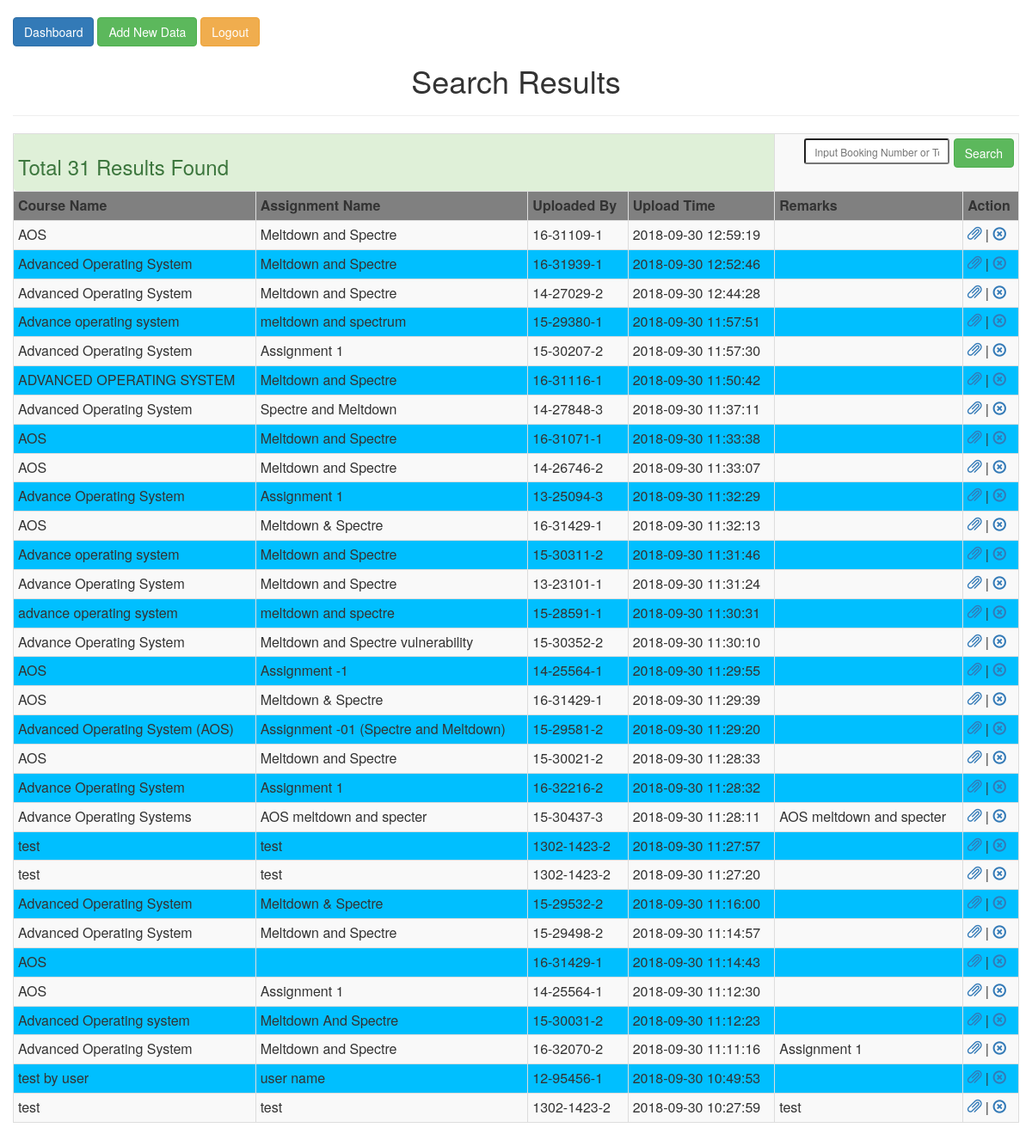
Screenshot of /search.php (signed in) with the database file from the repository.
### tables this page shows
CREATE TABLE `info` (
  `id` int(11) NOT NULL,
  `coursename` text NOT NULL,
  `assignmentname` text NOT NULL,
  `file_link` text NOT NULL,
  `remarks` text,
  `uploaded_at` datetime NOT NULL DEFAULT CURRENT_TIMESTAMP,
  `uploaded_by` text NOT NULL,
  `deleted_at` datetime DEFAULT NULL
);

### search.php (the view, shortened to what this page needs)
<?php
if (!(isset($_SESSION['aiubid']))){
    header("location:index.php");
}
else {
    require_once("config.php");
    $sterm=$_GET['search'];
  	$sql = "SELECT * FROM info where deleted_at is NULL and (coursename LIKE '%$sterm%' or assignmentname LIKE '%$sterm%' or uploaded_by LIKE '%$sterm%' ) order by id DESC";
	$rs_result = mysqli_query ($conn,$sql);
	$totalres=mysqli_num_rows($rs_result);
}
?>
<html>
<head>
    <link rel="stylesheet" href="css.css">
        <link rel="stylesheet" href="css/bootstrap.min.css">
</head>
<body class="container-fluid">
<br>
<a href="admin.php"> <span class="btn btn-primary">Dashboard</span></a>
<a href="add.php"> <span class="btn btn-success">Add New Data</span></a>
<a href="logout.php"><span class="btn btn-warning">Logout</span></a>
<center><h1>Search Results</h1></center><hr>
<table class="table table-striped table-bordered table-condensed">
<tr>
<td colspan="4" class="alert alert-success">
	<?php echo "<h3>Total ".$totalres." Results Found</h3>";?>
</td>
<td colspan="4">
<form method="get" action="search.php" style="float:right">
<input type="text" name="search" placeholder="Input Booking Number or Tour Details or Operator Name" class="input-sm"/>
<input type="submit" value="Search" class="btn btn-success"/>
</form>
</td>
</tr>
    <tr>
        <th>Course Name</th>
        <th>Assignment Name</th>
        <th>Uploaded By</th>
        <th>Upload Time</th>
        <th>Remarks</th>
        <th>Action</th>
    </tr>
    <?php
    while($res=mysqli_fetch_array($rs_result)) {
        echo "<tr>";
        echo "<td>".$res['coursename']."</td>";
        echo "<td>".$res['assignmentname']."</td>";
        echo "<td>".$res['uploaded_by']."</td>";
        echo "<td>".$res['uploaded_at']."</td>";
        echo "<td>".$res['remarks']."</td>";
        echo "<td><a href=./".$res['file_link']." target='_blank'><span class='glyphicon glyphicon-paperclip'></span></a> | <a href=\"delete.php?id=$res[id]\" onClick=\"return confirm('Are you sure you want to delete?')\"><span class='glyphicon glyphicon-remove-circle'></span></a></td>";
    }
    ?>
</table>
</body>
</html>

### css.css (style rules this page uses)
tr:nth-child(odd) { background: #58D3F7; }
tr:nth-child(even) { background: #00BFFF; }
th { background:grey; }

### rows the page displays
info: coursename "AOS", assignmentname "Meltdown and Spectre", uploaded_by "16-31109-1", uploaded_at "2018-09-30 12:59:19"
info: coursename "Advanced Operating System", assignmentname "Meltdown and Spectre", uploaded_by "16-31939-1", uploaded_at "2018-09-30 12:52:46"
info: coursename "Advanced Operating System", assignmentname "Meltdown and Spectre", uploaded_by "14-27029-2", uploaded_at "2018-09-30 12:44:28"
info: coursename "Advance operating system", assignmentname "meltdown and spectrum", uploaded_by "15-29380-1", uploaded_at "2018-09-30 11:57:51"
info: coursename "Advanced Operating System", assignmentname "Assignment 1", uploaded_by "15-30207-2", uploaded_at "2018-09-30 11:57:30"
info: coursename "ADVANCED OPERATING SYSTEM", assignmentname "Meltdown and Spectre", uploaded_by "16-31116-1", uploaded_at "2018-09-30 11:50:42"
info: coursename "Advanced Operating System", assignmentname "Spectre and Meltdown", uploaded_by "14-27848-3", uploaded_at "2018-09-30 11:37:11"
info: coursename "AOS", assignmentname "Meltdown and Spectre", uploaded_by "16-31071-1", uploaded_at "2018-09-30 11:33:38"
info: coursename "AOS", assignmentname "Meltdown and Spectre", uploaded_by "14-26746-2", uploaded_at "2018-09-30 11:33:07"
info: coursename "Advance Operating System", assignmentname "Assignment 1", uploaded_by "13-25094-3", uploaded_at "2018-09-30 11:32:29"
info: coursename "AOS", assignmentname "Meltdown & Spectre", uploaded_by "16-31429-1", uploaded_at "2018-09-30 11:32:13"
info: coursename "Advance operating system", assignmentname "Meltdown and Spectre", uploaded_by "15-30311-2", uploaded_at "2018-09-30 11:31:46"
info: coursename "Advance Operating System", assignmentname "Meltdown and Spectre", uploaded_by "13-23101-1", uploaded_at "2018-09-30 11:31:24"
info: coursename "advance operating system", assignmentname "meltdown and spectre", uploaded_by "15-28591-1", uploaded_at "2018-09-30 11:30:31"
info: coursename "Advance Operating System", assignmentname "Meltdown and Spectre vulnerability", uploaded_by "15-30352-2", uploaded_at "2018-09-30 11:30:10"
info: coursename "AOS", assignmentname "Assignment -1", uploaded_by "14-25564-1", uploaded_at "2018-09-30 11:29:55"
info: coursename "AOS", assignmentname "Meltdown & Spectre", uploaded_by "16-31429-1", uploaded_at "2018-09-30 11:29:39"
info: coursename "Advanced Operating System (AOS)", assignmentname "Assignment -01 (Spectre and Meltdown)", uploaded_by "15-29581-2", uploaded_at "2018-09-30 11:29:20"
info: coursename "AOS", assignmentname "Meltdown and Spectre", uploaded_by "15-30021-2", uploaded_at "2018-09-30 11:28:33"
info: coursename "Advance Operating System", assignmentname "Assignment 1", uploaded_by "16-32216-2", uploaded_at "2018-09-30 11:28:32"
info: coursename "Advance Operating Systems", assignmentname "AOS meltdown and specter", uploaded_by "15-30437-3", uploaded_at "2018-09-30 11:28:11", remarks "AOS meltdown and specter"
info: coursename "test", assignmentname "test", uploaded_by "1302-1423-2", uploaded_at "2018-09-30 11:27:57"
info: coursename "test", assignmentname "test", uploaded_by "1302-1423-2", uploaded_at "2018-09-30 11:27:20"
info: coursename "Advanced Operating System", assignmentname "Meltdown & Spectre", uploaded_by "15-29532-2", uploaded_at "2018-09-30 11:16:00"
info: coursename "Advanced Operating System", assignmentname "Meltdown and Spectre", uploaded_by "15-29498-2", uploaded_at "2018-09-30 11:14:57"
info: coursename "AOS", uploaded_by "16-31429-1", uploaded_at "2018-09-30 11:14:43"
info: coursename "AOS", assignmentname "Assignment 1", uploaded_by "14-25564-1", uploaded_at "2018-09-30 11:12:30"
info: coursename "Advanced Operating system", assignmentname "Meltdown And Spectre", uploaded_by "15-30031-2", uploaded_at "2018-09-30 11:12:23"
info: coursename "Advanced Operating System", assignmentname "Meltdown and Spectre", uploaded_by "16-32070-2", uploaded_at "2018-09-30 11:11:16", remarks "Assignment 1"
info: coursename "test by user", assignmentname "user name", uploaded_by "12-95456-1", uploaded_at "2018-09-30 10:49:53"
info: coursename "test", assignmentname "test", uploaded_by "1302-1423-2", uploaded_at "2018-09-30 10:27:59", remarks "test"

### other values shown
$totalres "31"
